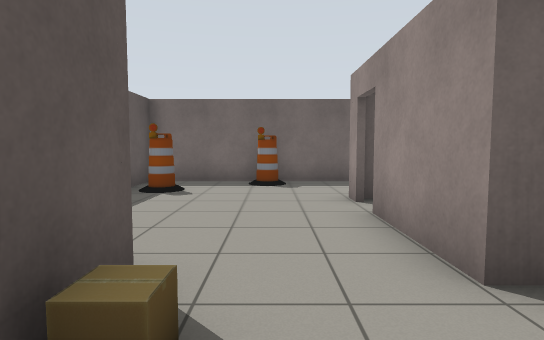
[1] (above)

19 first-person views from a walk through a Gazebo world. The camera is 1 m above the floor, tilts 4° down and sees 80° across. The floor is counted in squares, 1 m on a side. Each view is taken from the middle of a square. On the plan, view 1 faces up. The plan holds only what a view shows up to about 12 squares ahead; the rest is blank. The place goes on beyond the plan. Gazebo's built-in surfaces are drawn with simple patterns.

[2]
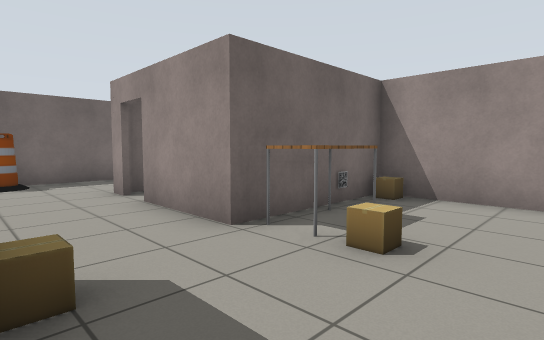

[3]
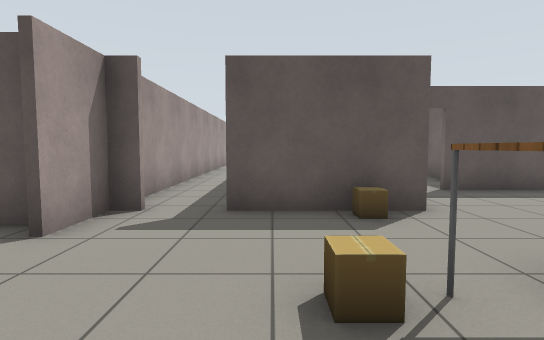

[4]
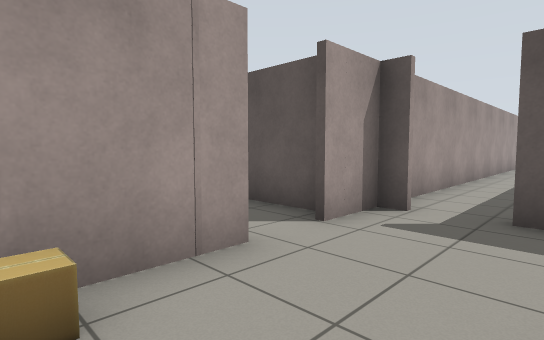

[5]
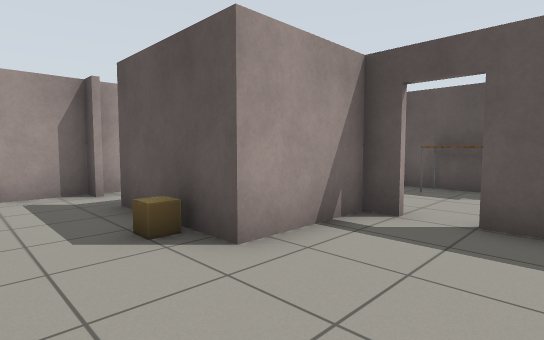

[6]
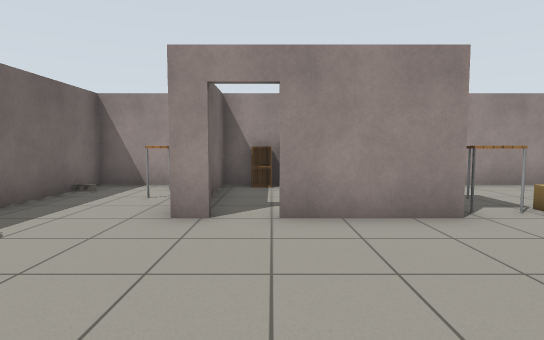

[7]
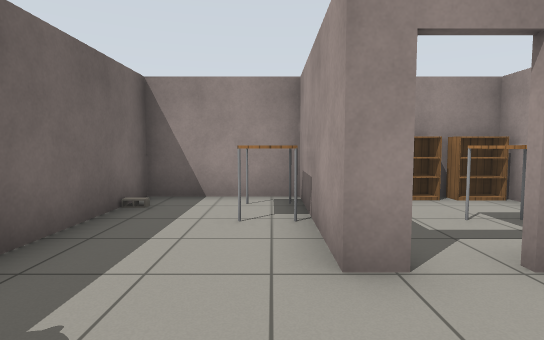

[8]
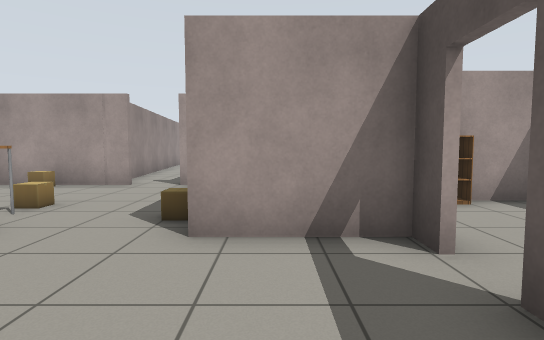

[9]
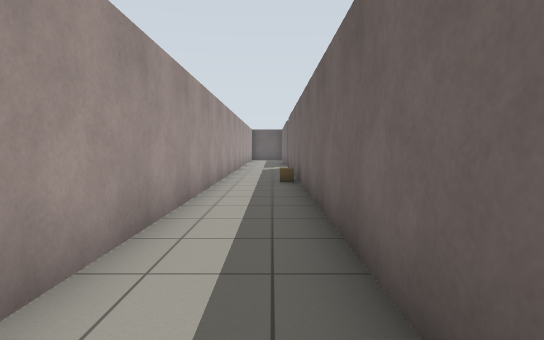

[10]
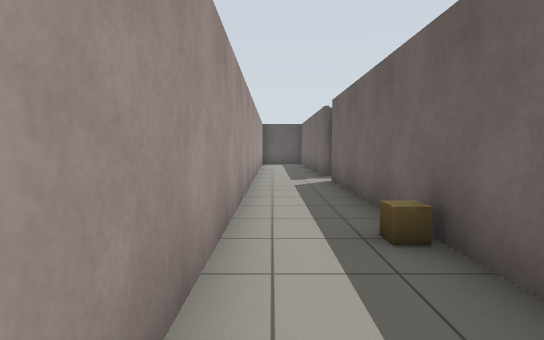

[11]
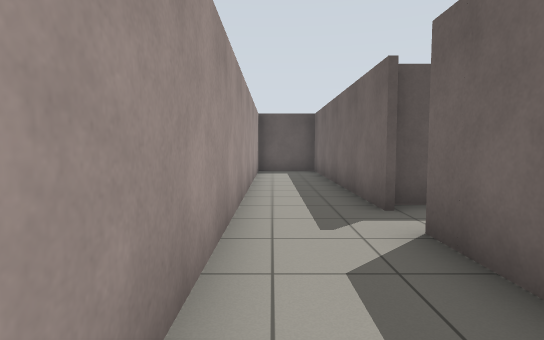

[12]
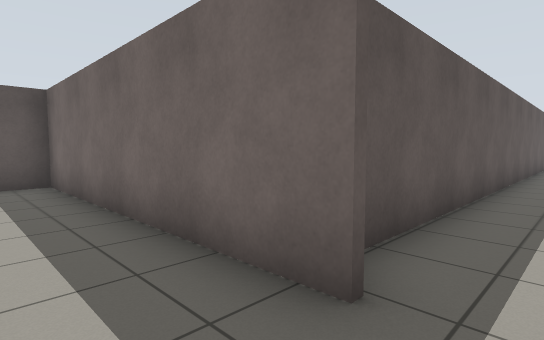

[13]
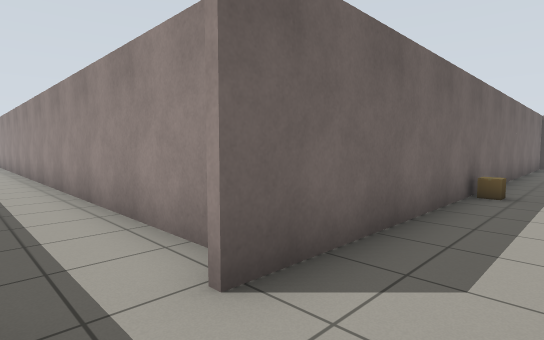

[14]
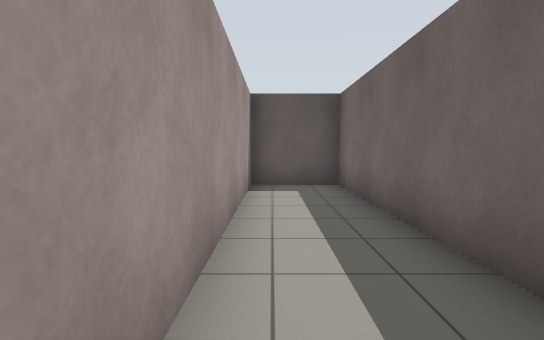

[15]
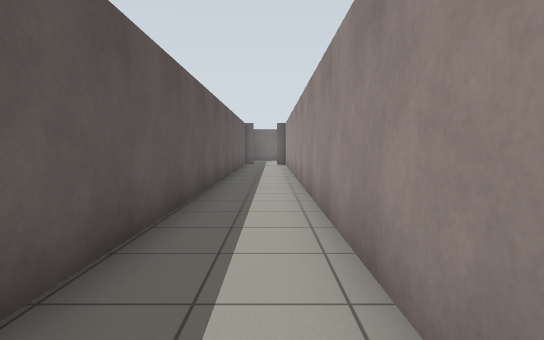

[16]
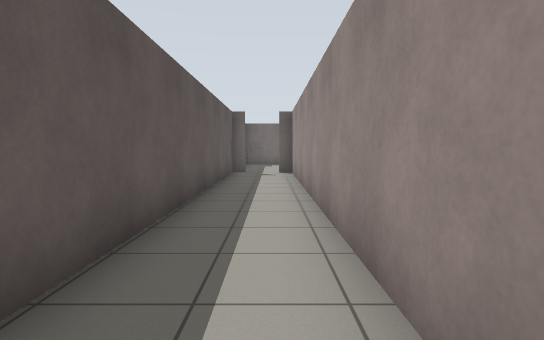

[17]
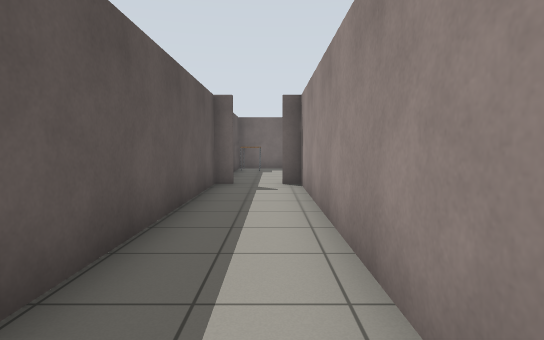

[18]
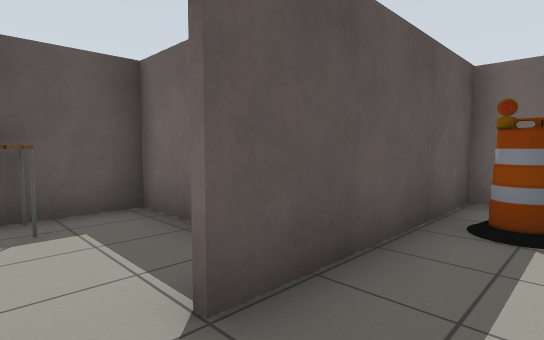

[19]
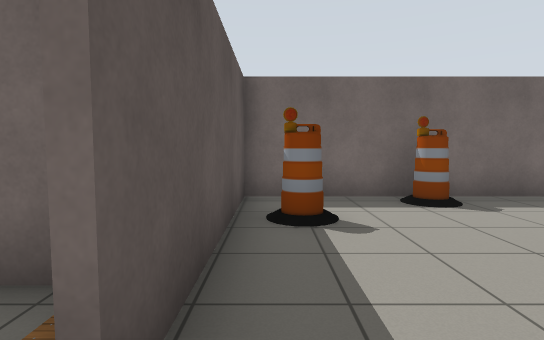

### Floor plan
Points are (right, up) in squares from view 1. A wall is a line through its corners. A room is listed if a view was taken in it or the views show most of it. See-through windows are left out.
Room 1 (views 1, 3, 4)
walls: (1.5, 2.4) (1.5, 3.6); (1.8, -2.6) (5.3, -2.6); (-1.1, 2.4) (-1.1, -0.7); (-1.1, -2.6) (0.5, -2.6); (5.5, -2.2) (5.5, 3.5); (5.6, 2.3) (3.4, 2.3)
ways out: opening at (-1.5, -1.5) to room 2; opening at (0.5, 2.5) to room 3; opening at (1, -3)
objects: cardboard box (-1, 1); cardboard box (2, 1); table (2, 1) to (3, 2); cardboard box (4, -2); cardboard box (5, 2); bookshelf (5, 3)
Room 2 (views 2, 9, 10, 11, 12, 13, 14, 15, 16, 17)
walls: (-18.2, 0.6) (-18.2, 24.5); (-20, -0.2) (-28.6, -0.2) (-28.6, -2.6) (-1.4, -2.6); (-6.9, -0.1) (-5.5, -0.1); (-4.5, 5.3) (-7.3, 5.3) (-7.3, 3.4); (-3.9, -0.2) (-18.7, -0.2); (-1.1, -2) (-1.1, -2.6); (-20.6, 24.5) (-20.6, 0)
ways out: opening at (-1.5, -1.5) to room 1; open door at (-4, 3.5) to room 3
objects: cardboard box (-12, -1); table (-7, 2) to (-6, 4); bookshelf (-5, 0)
Room 3 (views 5, 6, 7, 8, 18, 19)
walls: (1.5, 5.9) (1.5, 6.4) (5.6, 6.4); (1.5, 3.6) (1.5, 5); (-3.6, 3.1) (-3.6, 2.4) (-1.1, 2.4); (5.5, 6) (5.5, 9.5) (-3.6, 9.5) (-3.6, 4)
ways out: opening at (0.5, 2.5) to room 1; open door at (-4, 3.5) to room 2; open door at (2, 5.5) to room 4
objects: other object (-4, 5); barrel (-3, 7) to (-3, 8); barrel (0, 9); table (4, 7); cinder block (4, 9)
Room 4 (no view inside)
walls: (5.5, 3.5) (5.5, 6); (5.6, 6.3) (3.8, 6.3)
ways out: open door at (2, 5.5) to room 3
objects: table (2, 4) to (3, 4); bookshelf (5, 4); cabinet (5, 5)

Positions as (right, up) in squares from view 1, and headings:
1: (0, 0), facing up
2: (-1, -1), facing up-right
3: (4, 0), facing left
4: (4, 0), facing down-left
5: (1, 5), facing down-left
6: (-3, 5), facing right
7: (-1, 7), facing right
8: (-2, 6), facing down
9: (-3, -1), facing left
10: (-9, -2), facing left
11: (-15, -2), facing left
12: (-19, -2), facing up-left
13: (-20, -2), facing up-right
14: (-20, -2), facing left
15: (-19, 6), facing up
16: (-19, 12), facing up
17: (-19, 16), facing up
18: (-2, 3), facing up-left
19: (-3, 3), facing up
